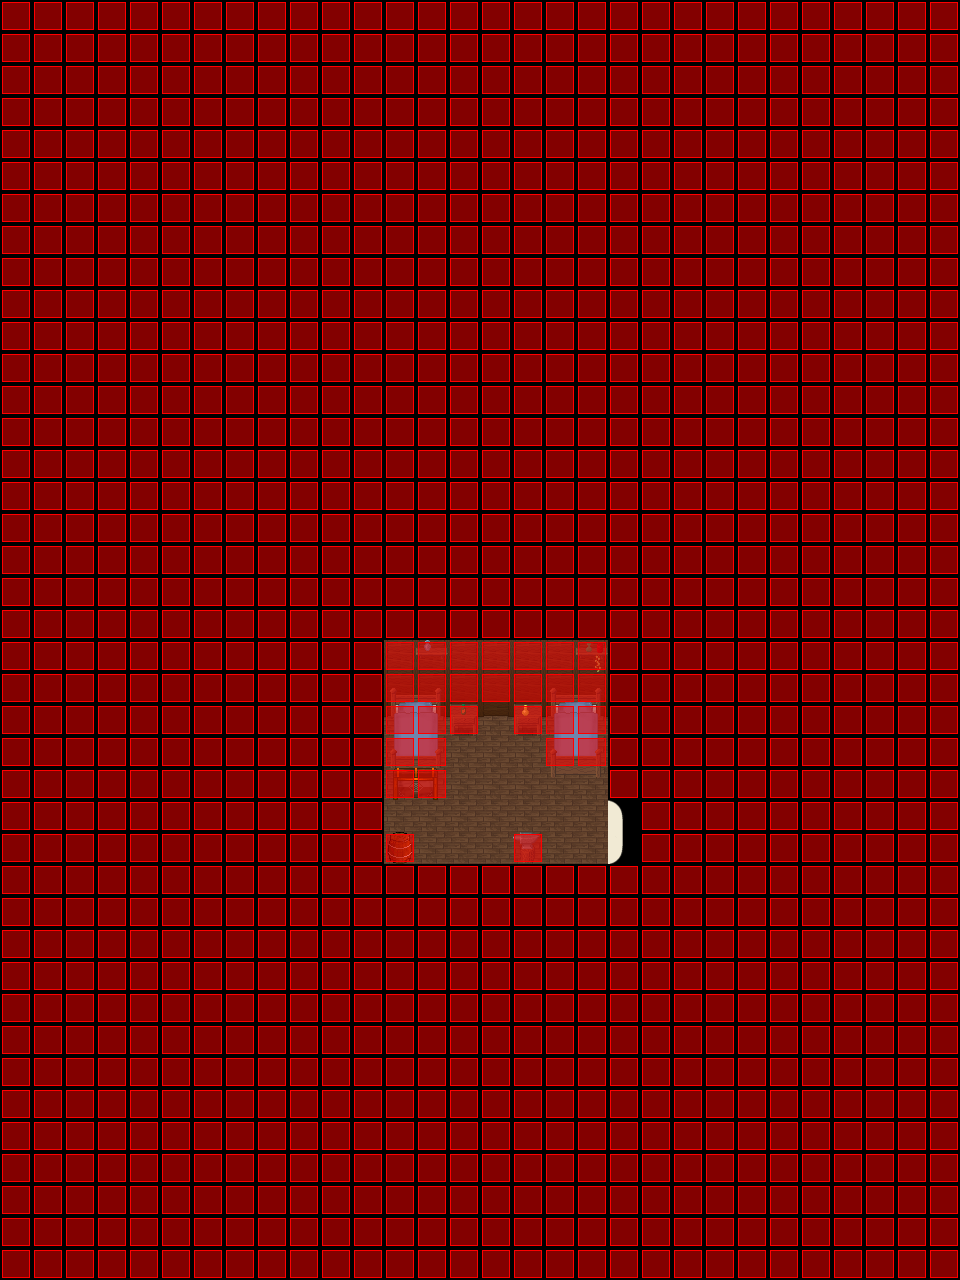

Below is a game level as drawn by its tile map, then a one-line description and the .tmx that defines it (tile-layer data replaced by summaries):
An orthogonal 30x40 tile map with 32x32 px tiles, 7 tile layers (Ground, Ground, Ground, Ground, ...), 5 tilesets and 2 objects (WARP, SCRIPTS).

<map version="1.0" orientation="orthogonal" width="30" height="40" tilewidth="32" tileheight="32">
 <properties>
  <property name="music" value="inside2.ogg" />
 </properties>
 <tileset firstgid="1" name="collision1_32_32" tilewidth="32" tileheight="32">
  <image source="../graphics/tiles/collision1_32_32.png" width="1024" height="1024" />
 </tileset>
 <tileset firstgid="1025" name="indoor3_32_32" tilewidth="32" tileheight="32">
  <image source="../graphics/tiles/indoor3_32_32.png" width="1024" height="1024" />
 </tileset>
 <tileset firstgid="2049" name="indoor2_32_32" tilewidth="32" tileheight="32">
  <image source="../graphics/tiles/indoor2_32_32.png" width="1024" height="1024" />
 </tileset>
 <tileset firstgid="3073" name="indoor2_32_64" tilewidth="32" tileheight="64">
  <image source="../graphics/tiles/indoor2_32_64.png" width="1024" height="1024" />
 </tileset>
 <tileset firstgid="3585" name="indoor2_32_96" tilewidth="32" tileheight="96">
  <image source="../graphics/tiles/indoor2_32_96.png" width="1024" height="960" />
 </tileset>
 <layer name="Ground" width="30" height="40">
  <data>[1200 cells, 1200 non-empty, 4 distinct tile ids]</data>
 </layer>
 <layer name="Ground" width="30" height="40">
  <data>[1200 cells, 21 non-empty, 3 distinct tile ids]</data>
 </layer>
 <layer name="Ground" width="30" height="40">
  <data>[1200 cells, 22 non-empty, 15 distinct tile ids]</data>
 </layer>
 <layer name="Ground" width="30" height="40">
  <data>[1200 cells, 2 non-empty, 2 distinct tile ids]</data>
 </layer>
 <layer name="Fringe" width="30" height="40">
  <data>[1200 cells, 0 non-empty, 0 distinct tile ids]</data>
 </layer>
 <layer name="Over" width="30" height="40">
  <data>[1200 cells, 0 non-empty, 0 distinct tile ids]</data>
 </layer>
 <layer name="Collision" width="30" height="40">
  <data>[1200 cells, 1177 non-empty, 1 distinct tile ids]</data>
 </layer>
 <objectgroup name="Object" width="30" height="40">
  <object name="Warp to iw-monument-of-bugfixer-house03-o00-o00-o00" type="WARP" x="608" y="800" width="32" height="64">
   <properties>
    <property name="DEST_MAP" value="iw-monument-of-bugfixer-house03-o00-o00-o00" />
    <property name="DEST_X" value="656" />
    <property name="DEST_Y" value="832" />
   </properties>
  </object>
  <object name="External Map Events" type="SCRIPTS" x="55" y="35" width="101" height="93">
   <properties>
    <property name="FILENAME" value="scripts/maps/iw-monument-of-bugfixer-house03-o00-o00-n01.lua" />
   </properties>
  </object>
 </objectgroup>
</map>
